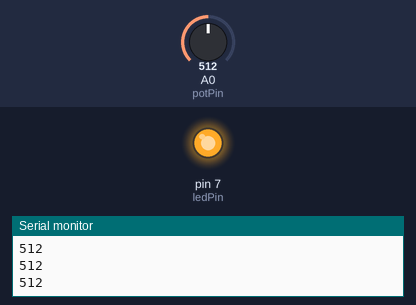
Simulated run of this sketch. Board: Arduino Uno, built with avr-gcc and run on an emulated ATmega328P. Parts: output pins drawn as LEDs (lit = HIGH), the last lines printed to the serial monitor. The test bench sets the inputs (shaded band); at power-on: A0 (potPin) = 512.

Above: at 1.2 s.
1.3 s: A0 (potPin) set to 483
At 2.2 s:
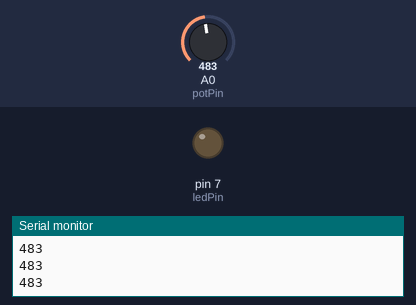
2.8 s: A0 (potPin) set to 510
At 3.4 s:
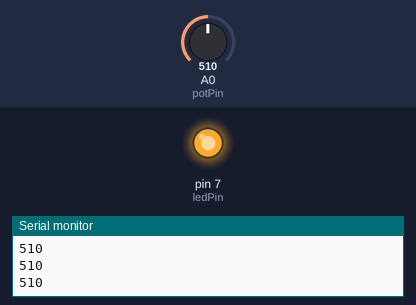
4.3 s: A0 (potPin) set to 490
At 4.8 s:
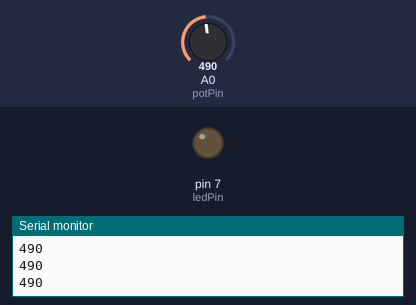
Timing chart, 0 to 7.3 s (numbered marks = the images above; inputs shaded):
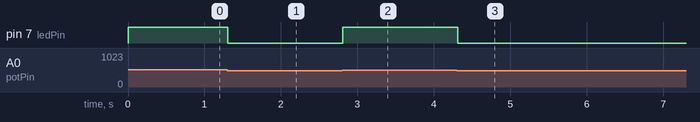

The sketch:

task1_arduino.ino
```cpp
const int potPin = A0;  // Potentiometer connected to analog pin A0
const int ledPin = 7;
const int threshold = 500; // Change this value to adjust sensitivity

void setup() {
  Serial.begin(9600);
  pinMode(ledPin, OUTPUT);
}

void loop() {
  int potValue = analogRead(potPin);

  // Check if potentiometer exceeds the threshold
  if (potValue > threshold) {
    digitalWrite(ledPin, HIGH); // Turn LED ON
  } else {
    digitalWrite(ledPin, LOW);  // Turn LED OFF
  }

  Serial.println(potValue);
  delay(100); // Small delay for stability
}
```

Measured:
- the behaviour switches between 501 and 500 on A0 (potPin) (found by bisection; images 0 and 1)
- after the input at 1.3 s, pin 7 (ledPin): HIGH → LOW at once
- after the input at 2.8 s, pin 7 (ledPin): LOW → HIGH at once
- after the input at 4.3 s, pin 7 (ledPin): HIGH → LOW at once
